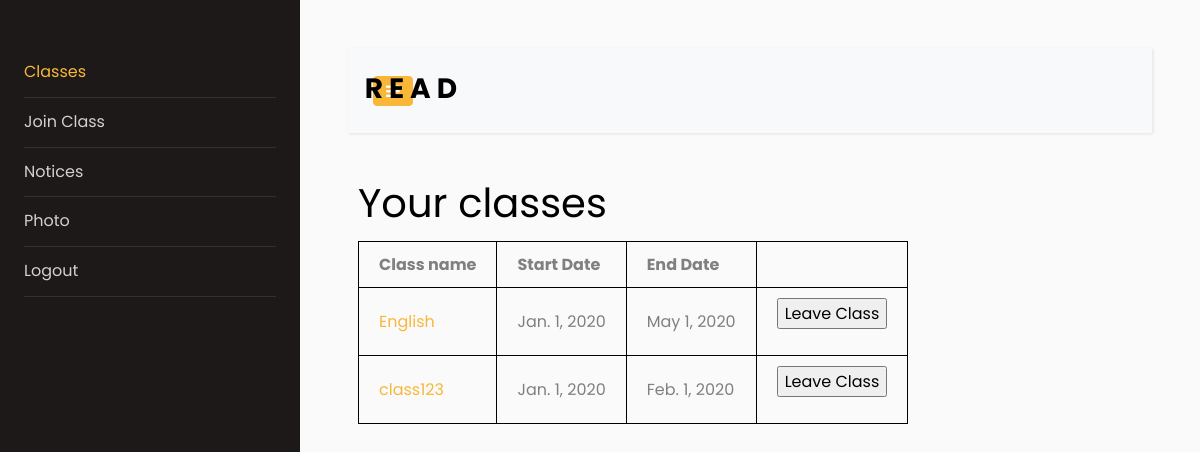
/read/student/classes/ (signed in), run on the app's committed database.
### read/models.py (models this page shows, shortened)
class Classroom(models.Model):
    name = models.SlugField(max_length = 100, blank=False)
    start_date = models.DateField(blank=False)
    end_date = models.DateField(blank=False)
    teacher = models.ForeignKey(Teacher, on_delete=models.CASCADE, blank=False)

### read/views.py (the view, shortened to what this page needs)
# urls.py: path('student/classes/', views.student_classes_view, name='student_classes_view'),
@login_required
@user_passes_test(user_is_student)
@user_passes_test(user_not_admin, login_url='/read/admin_redirected')
def student_classes_view(request):
    student = Student(user=request.user)
    try:
        enrolled_classes_pks = Enrolled_in.objects.filter(student=student, status=True).values_list('classroom', flat=True)
        enrolled_classes = Classroom.objects.filter(pk__in=enrolled_classes_pks)
    except:
        enrolled_classes = None
    return render(request, 'read/student/student_classes.html', {'enrolled_classes' : enrolled_classes})

### read/views.py (called while the page is built)
def user_is_student(user):
    return user.is_student

def user_not_admin(user):
    return not user.is_superuser

### read/templates/read/student/student_classes.html (shortened to what this page needs)
{% extends "./student_base.html" %}
{% block content %}
    <h1>Your classes</h1>
    <table>
        <th>Class name</th>
        {% if enrolled_classes %}
        <th>Start Date</th>
        <th>End Date</th>
        {% endif %}
        {% for class in enrolled_classes %}
        <tr>
            <td><a href="{% url 'student_specific_class_view' class.name %}">{{ class.name }}</a></td>
            <td>{{ class.start_date }}</td>
            <td>{{ class.end_date }}</td>
            <td>
                <form action="{% url 'student_classes_view' %}" method="post">
                    <input type="submit" name="action" value="Leave Class">
                </form>
            </td>
        </tr>
        {% empty %}
        <tr>
            <td>You are not enrolled in any class</td>
        </tr>
        {% endfor %}
    </table>
{% endblock %}

### read/static/read/student_base.css (style rules this page uses)
body { font-family: "Lato", sans-serif; }
table { border-collapse: collapse; border: 1px solid black; }
td, th { border: 1px solid black; padding: 10px 20px; }

### data on the page
Classroom: name "English", start_date "Jan. 1, 2020", end_date "May 1, 2020"
Classroom: name "class123", start_date "Jan. 1, 2020", end_date "Feb. 1, 2020"
